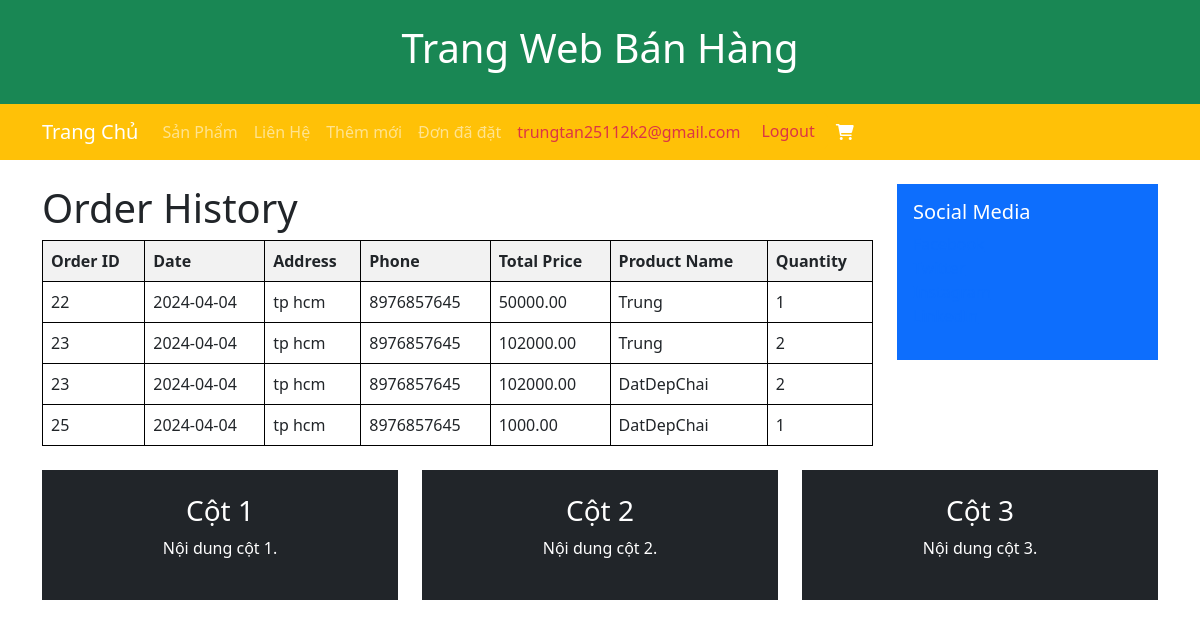
/shoppingcart/orderHistory (signed in), run on the app's committed database.
### tables this page shows
CREATE TABLE `order_details` (
  `Id` int(11) NOT NULL,
  `OrderId` int(11) DEFAULT NULL,
  `ProductId` int(11) DEFAULT NULL,
  `Amount` int(11) DEFAULT NULL
);

CREATE TABLE `orders` (
  `Id` int(11) NOT NULL,
  `Date` date DEFAULT NULL,
  `AccountId` int(11) DEFAULT NULL,
  `Address` varchar(255) DEFAULT NULL,
  `Phone` varchar(20) DEFAULT NULL,
  `Total` decimal(10,2) DEFAULT NULL
);

CREATE TABLE `products` (
  `id` int(11) NOT NULL,
  `name` varchar(200) DEFAULT NULL,
  `description` varchar(300) NOT NULL,
  `price` double DEFAULT NULL,
  `image` varchar(500) NOT NULL
);

### app/controllers/ShoppingCartController.php (called while the page is built, shortened)
<?php
include_once 'app/models/OrderModel.php';
class ShoppingCartController
{
    private $db;
    public function __construct($db)
    {
        $this->db = $db;
    }
    public function orderHistory()
{
    $accountId = $_SESSION['accountId'];
    $orderModel = new OrderModel($this->db);
    $orderHistory = $orderModel->getOrderHistory($accountId);
    include_once 'app/views/cart/order_history.php';
}
}
?>

### index.php (called while the page is built, shortened)
<?php
$db = new Database();
$conn = $db->getConnection();
$url = $_GET['url'] ?? '';
$url = rtrim($url, '/');
$url = filter_var($url, FILTER_SANITIZE_URL);
$url = explode('/', $url);
$action = isset($url[1]) && $url[1] != '' ? $url[1] : 'index';
$controller = new $controllerName($conn);
call_user_func_array([$controller, $action], array_slice($url, 2));

### app/models/OrderModel.php (called while the page is built, shortened)
<?php
class OrderModel {
    private $conn;
    private $table_name = "orders";
    private $table_detail = "order_details";
    public function __construct($db) {
        $this->conn = $db;
    }
    public function getOrderHistory($accountId)
    {
        $sql = "SELECT o.Id AS OrderId, o.Date, o.Address, o.Phone, o.Total, od.ProductId, p.Name AS ProductName, od.Amount
                FROM `" . $this->table_name . "` AS o
                INNER JOIN `" . $this->table_detail . "` AS od ON o.Id = od.OrderId
                INNER JOIN `products` AS p ON od.ProductId = p.Id
                WHERE o.AccountId = :accountId";
        $stmt = $this->conn->prepare($sql);
        $stmt->bindParam(':accountId', $accountId);
        $stmt->execute();
        $orderHistory = $stmt->fetchAll(PDO::FETCH_ASSOC);
        return $orderHistory;
    }
}
?>

### app/views/cart/order_history.php (the view, shortened to what this page needs)
<?php
include_once 'app/views/share/header.php'
?>
<!DOCTYPE html>
<html lang="en">
<head>
</head>
<body>
    <h1>Order History</h1>
    <?php if (!empty($orderHistory)): ?>
        <table>
            <thead>
                <tr>
                    <th >Order ID</th>
                    <th>Date</th>
                    <th>Address</th>
                    <th>Phone</th>
                    <th>Total Price</th>
                    <th>Product Name</th>
                    <th>Quantity</th>
                </tr>
            </thead>
            <tbody>
                <?php foreach ($orderHistory as $order): ?>
                    <tr>
                        <td ><?php echo $order['OrderId'];?></td>
                        <td><?php echo $order['Date']; ?></td>
                        <td><?php echo $order['Address']; ?></td>
                        <td><?php echo $order['Phone']; ?></td>
                        <td><?php echo $order['Total']; ?></td>
                        <td><?php echo $order['ProductName']; ?></td>
                        <td><?php echo $order['Amount']; ?></td>
                    </tr>
                <?php endforeach; ?>
            </tbody>
        </table>
    <?php else: ?>
        <p>No orders found.</p>
    <?php endif; ?>
</body>
</html>
<?php
include_once 'app/views/share/footer.php'
?>

### app/views/share/header.php (shortened to what this page needs)
<!DOCTYPE html>
<html lang="en">
<head>
    <link rel="stylesheet" href="https://cdn.jsdelivr.net/npm/bootstrap@5.3.0/dist/css/bootstrap.min.css">
    <link rel="stylesheet" href="https://cdnjs.cloudflare.com/ajax/libs/font-awesome/6.0.0-beta3/css/all.min.css">
</head>
<body>
    <header class="bg-success text-white text-center py-4">
        <h1>Trang Web Bán Hàng</h1>
    </header>
    <nav class="navbar navbar-expand-lg navbar-dark bg-warning">
        <div class="container">
            <a class="navbar-brand" href="/php">Trang Chủ</a>
            <div class="collapse navbar-collapse" id="navbarNav">
                <ul class="navbar-nav">
                    <li class="nav-item">
                        <a class="nav-link" href="#">Sản Phẩm</a>
                    </li>
                    <li class="nav-item">
                        <a class="nav-link" href="#">Liên Hệ</a>
                    </li>
                    <li class="nav-item">
                        <a class="nav-link" href="product/add">Thêm mới</a>
                    </li>
                    <li class="nav-item">
                        <a class="nav-link" href="shoppingcart/orderHistory">Đơn đã đặt</a>
                    </li>
                    <?php
                    include_once 'app/views/share/auth.php';
                    ?>
                    <li class="nav-item">
                        <a class="nav-link text-white" href="/php/shoppingcart">
                            <i class="fas fa-shopping-cart"></i>
                        </a>
                    </li>
                </ul>
            </div>
        </div>
    </nav>
    <div class="container mt-4">
        <div class="row">
            <div class="col-md-9">

### app/views/share/auth.php
<?php
if(isset($_SESSION['username'])){
    echo "<li class='nav-link text-danger'>".$_SESSION['username']."</li>";
    echo "<li><a class='btn btn-warning text-danger' href='/php/account/logout'>Logout</a>";
}else{
    echo "<li><a class='nav-link text-danger' href='/php/account/register'>Đăng ký</a>";
    echo "<li><a class='nav-link text-danger' href='/php/account/login'>Đăng nhập</a>";
}

### app/views/share/footer.php (shortened to what this page needs)
</div>
<div class="col-md-3">
    <div class="bg-primary text-white p-3">
        <h5>Social Media</h5>
        <ul class="list-unstyled">
            <li><a href="#">Facebook</a></li>
            <li><a href="#">Twitter</a></li>
            <li><a href="#">Instagram</a></li>
            <li><a href="#">LinkedIn</a></li>
        </ul>
    </div>
</div>
</div>
</div>
<div class="container mt-4">
    <div class="row">
        <div class="col-md-4">
            <div class="bg-dark text-white text-center py-4">
                <h3>Cột 1</h3>
                <p>Nội dung cột 1.</p>
            </div>
        </div>
        <div class="col-md-4">
            <div class="bg-dark text-white text-center py-4">
                <h3>Cột 2</h3>
                <p>Nội dung cột 2.</p>
            </div>
        </div>
        <div class="col-md-4">
            <div class="bg-dark text-white text-center py-4">
                <h3>Cột 3</h3>
                <p>Nội dung cột 3.</p>
            </div>
        </div>
    </div>
</div>
</body>
</html>

### app/views/cart/order_history.php (style rules this page uses)
table { width: 100%; border-collapse: collapse; }
table, th, td { border: 1px solid black; padding: 8px; text-align: left; }
th { background-color: #f2f2f2; }

### data on the page
order_details: OrderId.Id "22", OrderId.Date "2024-04-04", OrderId.Address "tp hcm", OrderId.Phone "8976857645", OrderId.Total "50000.00", ProductId.name "Trung", Amount "1"
order_details: OrderId.Id "23", OrderId.Date "2024-04-04", OrderId.Address "tp hcm", OrderId.Phone "8976857645", OrderId.Total "102000.00", ProductId.name "Trung", Amount "2"
order_details: OrderId.Id "23", OrderId.Date "2024-04-04", OrderId.Address "tp hcm", OrderId.Phone "8976857645", OrderId.Total "102000.00", ProductId.name "DatDepChai", Amount "2"
order_details: OrderId.Id "25", OrderId.Date "2024-04-04", OrderId.Address "tp hcm", OrderId.Phone "8976857645", OrderId.Total "1000.00", ProductId.name "DatDepChai", Amount "1"

### other printed values
$_SESSION['username'] "trungtan25112k2@gmail.com"
